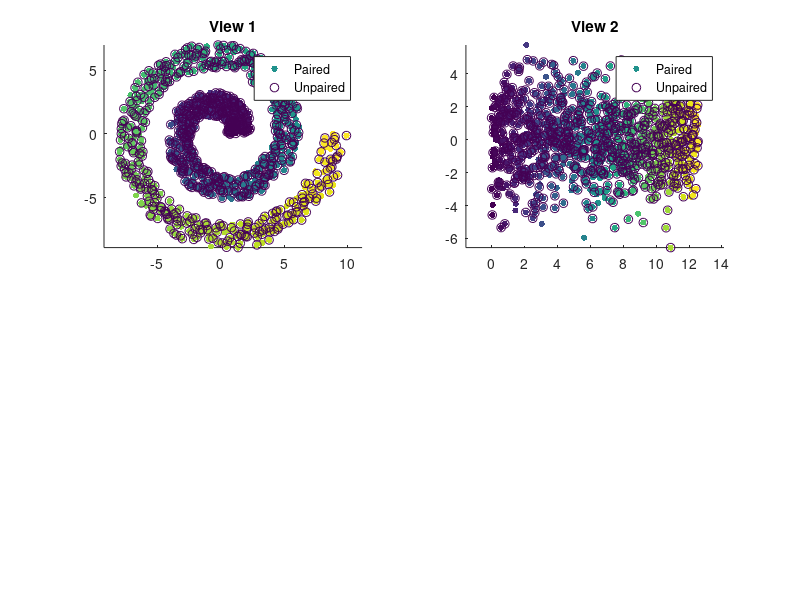

MATLAB code for this plot: (Note: this script raises an error after producing the figure.)
close all
clear

%% Parameters
N=1000; % Overal number of examples (paired+unpaired)
N_paired = 800; % Number of paired examples
MaxAngle = 4*pi;
MinRadius = 0.3;
MaxRadius = 8;
params.nnx = 10; % Number of nearest neighbors for view 1 KDE
params.nny = 10; % Number of nearest neighbors for view 2 KDE
d = 1; % dimension of the projection
rng(8409);  % For getting reproducible simulations

%% Generate data for views 1,2
t = linspace(0,MaxAngle,N);
r = linspace(MinRadius,MaxRadius,N) + 2*rand(1,N);
X = [r.*cos(t+0*randn(size(t))*0.05); r.*sin(t+0*randn(size(t))*0.05)] + 0*randn(2,length(t));
Y = [t+0*randn(size(t))*1; 2*randn(size(t))]+0*[zeros(1,N); randn(1,N)];
X = X'; Y = Y';

% Training data
PairedIndices = randperm(N);
PairedIndices = PairedIndices(1:N_paired);
Xpointers = zeros(1,N);
Xpointers(PairedIndices) = PairedIndices; % If Xpointers(i)=j then the i'th X point is matched to the j'th Y point

% Test (or validation) data
UnpairedIndices = setdiff(1:N,PairedIndices);

%% Plot data
figure(1)
subplot(2,2,1), cla, scatter(X(:,1), X(:,2), 20, t(1:N)', 'filled'), title('View 1')
axis equal
axis tight
hold on, scatter(X(PairedIndices,1),X(PairedIndices,2), 40, 0*t(PairedIndices)')
legend('Paired', 'Unpaired')

figure(1)
subplot(2,2,2), cla, scatter(Y(:,1),Y(:,2),20, t(1:N)', 'filled'), title('View 2')
axis equal
axis tight
hold on, scatter(Y(Xpointers(PairedIndices),1), Y(Xpointers(PairedIndices),2), 40, 0*t(PairedIndices)')
legend('Paired', 'Unpaired')

%% Run nonparametric CCA with only paired examples
fprintf('Running NCCA on paired examples:\n');
[XprojPaired, YprojPaired, cor, ~, ~, OSEoutputs] = ...
  NCCA(X(PairedIndices,:), Y(Xpointers(PairedIndices),:), d, [], [], params);

%% Run Nystrom out-of-sample extension on unpaired examples
fprintf('\nRunning Nystrom out-of-sample extension...'); tic;
[XprojNystrom] = NCCA_OSE_view1(X(UnpairedIndices,:),X(PairedIndices,:),YprojPaired,cor,OSEoutputs);
[YprojNystrom] = NCCA_OSE_view2(Y(setdiff(1:N,Xpointers(PairedIndices)),:),Y(Xpointers(PairedIndices),:),XprojPaired,cor,OSEoutputs);
toc;

%% Run nonparametric CCA on all (paired + unpaired) examples
fprintf('\nRunning NCCA on all examples:\n');
[XprojPaired2, YprojPaired2, cor, XprojUnpaired2, YprojUnpaired2, OSEoutputs] = ...
  NCCA(X(PairedIndices,:), Y(Xpointers(PairedIndices),:), d, X(UnpairedIndices,:), Y(setdiff(1:N,Xpointers(PairedIndices)),:), params);

%% Visualize the results
figure(1)
subplot(2,2,3), cla
title(sprintf('Projections:\nunpaired with Nystrom OSE'))
axis equal
axis tight
hold on
scatter([XprojPaired; XprojNystrom], [YprojPaired; YprojNystrom], 20, [t(PairedIndices)'; t(UnpairedIndices)'], 'filled')
scatter(XprojPaired, YprojPaired, 40, 0*t(PairedIndices)')
xlabel('f(x)'), ylabel('g(y)'); box on; axis equal, axis tight
legend('Paired', 'Unpaired')

figure(1)
subplot(2,2,4), cla
title(sprintf('Projections:\npaired+unpaired with NCCA'))
axis equal
axis tight
hold on
scatter([XprojPaired2; XprojUnpaired2], [YprojPaired2; YprojUnpaired2], 20, [t(PairedIndices)'; t(UnpairedIndices)'], 'filled')
scatter(XprojPaired2, YprojPaired2, 40, 0*t(PairedIndices)')
xlabel('f(x)'), ylabel('g(y)'); box on; axis equal, axis tight
legend('Paired', 'Unpaired')

